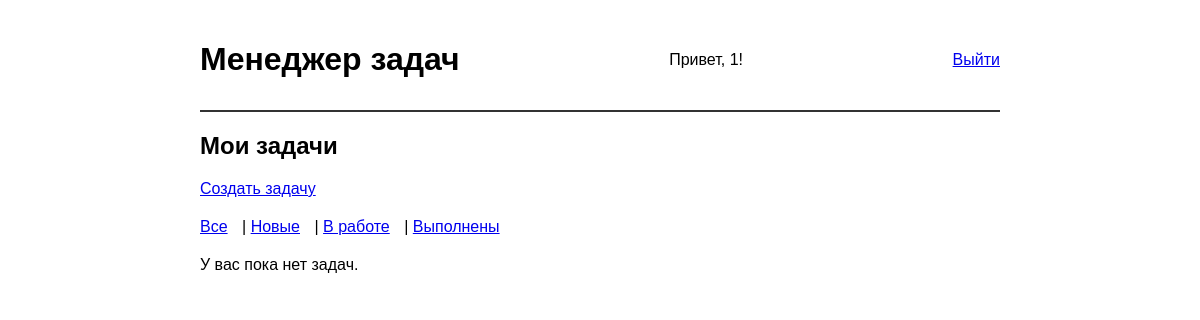
Page /tasks/ (signed in) on the earlier database version.
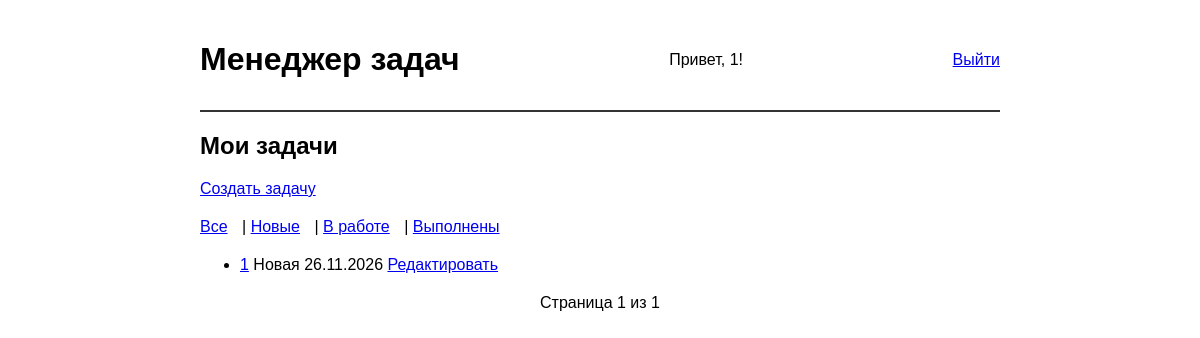
Same page on the later database version.
### tasks/models.py (models this page shows, shortened)
class Task(models.Model):
    STATUS_CHOICES = [
        ('todo', 'Новая'),
        ('in_progress', 'В работе'),
        ('done', 'Выполнена'),
    ]
    title = models.CharField(max_length=150, verbose_name="Название")
    description = models.TextField(blank=True, verbose_name="Описание")
    status = models.CharField(
        max_length=20,
        choices=STATUS_CHOICES,
        default='todo',
        verbose_name="Статус"
    )
    owner = models.ForeignKey(User, on_delete=models.CASCADE, verbose_name="Владелец")
    created_at = models.DateTimeField(auto_now_add=True, verbose_name="Создано")
    updated_at = models.DateTimeField(auto_now=True, verbose_name="Изменено")
    class Meta:
        ordering = ['-created_at', '-id']
        verbose_name = "Задача"
        verbose_name_plural = "Задачи"

### tasks/views.py (the view)
# urls.py: path('', views.TaskListView.as_view(), name='list'),
class TaskListView(LoginRequiredMixin, ListView):
    model = Task
    template_name = 'tasks/task_list.html'
    context_object_name = 'tasks'
    paginate_by = 5
    def get_queryset(self):
        qs = super().get_queryset().filter(owner=self.request.user)
        status = self.request.GET.get('status')
        if status in ['todo', 'in_progress', 'done']:
            qs = qs.filter(status=status)
        return qs

### templates/tasks/task_list.html (shortened to what this page needs)
{% extends "base.html" %}
{% block content %}
<h2>Мои задачи</h2>
<a href="{% url 'tasks:create' %}">Создать задачу</a>
<div class="filters">
    <a href="?">Все</a> |
    <a href="?status=todo">Новые</a> |
    <a href="?status=in_progress">В работе</a> |
    <a href="?status=done">Выполнены</a>
</div>
{% if tasks %}
    <ul>
    {% for task in tasks %}
        <li>
            <a href="{% url 'tasks:detail' task.pk %}">{{ task.title }}</a>
            <span>{{ task.get_status_display }}</span>
            <span>{{ task.created_at|date:"d.m.Y" }}</span>
            <a href="{% url 'tasks:update' task.pk %}">Редактировать</a>
        </li>
    {% endfor %}
    </ul>
    <div class="pagination">
        <span>Страница {{ page_obj.number }} из {{ page_obj.paginator.num_pages }}</span>
    </div>
{% else %}
    <p>У вас пока нет задач.</p>
{% endif %}
{% endblock %}

### templates/base.html (shortened to what this page needs)
{% load static %}
<!DOCTYPE html>
<html lang="ru">
<head>
    <link rel="stylesheet" href="{% static 'css/style.css' %}">
</head>
<body>
    <header>
        <h1>Менеджер задач</h1>
        {% if user.is_authenticated %}
            <span>Привет, {{ user.username }}!</span>
            <a href="{% url 'logout' %}">Выйти</a>
        {% else %}
            <a href="{% url 'login' %}">Войти</a>
        {% endif %}
    </header>
    <main>
        {% block content %}{% endblock %}
    </main>
</body>
</html>

### static/css/style.css (style rules this page uses)
body { font-family: Arial, sans-serif; max-width: 800px; margin: 0 auto; padding: 20px; }
header { display: flex; justify-content: space-between; align-items: center; border-bottom: 2px solid #333; padding-bottom: 10px; margin-bottom: 20px; }
.filters { margin: 20px 0; }
.filters a { margin-right: 10px; }
.pagination { margin-top: 20px; text-align: center; }

Differences in the rows shown:
added Task: title "1", status "Новая", created_at "26.11.2026"
Other differences:
{{ page_obj.number }}: (not shown) → "1"
{{ page_obj.paginator.num_pages }}: (not shown) → "1"
text no longer shown: "У вас пока нет задач."
text now shown: "Страница из"
